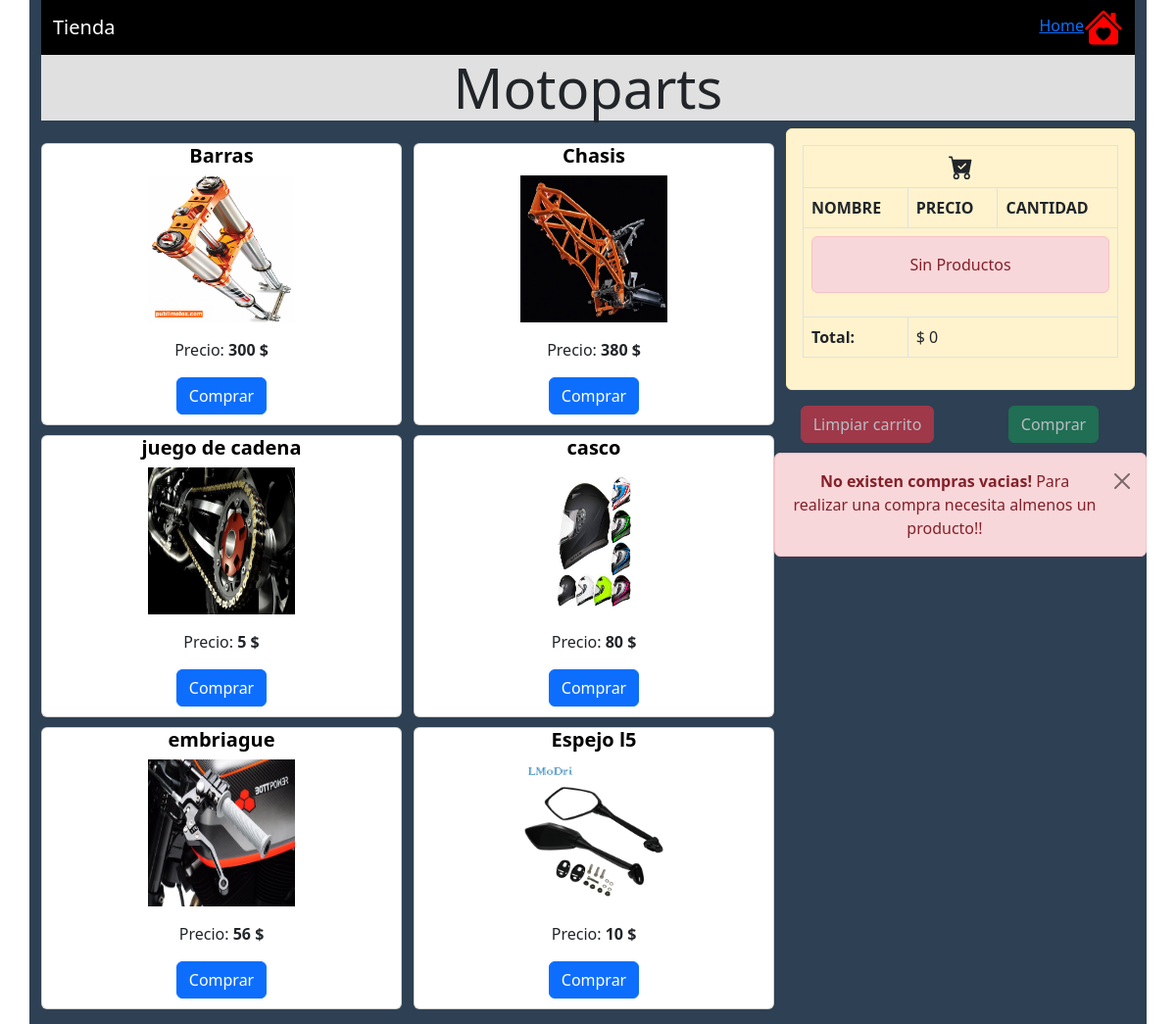
Page /carrito/ on the committed database.
### main/models.py (models this page shows, shortened)
class Repuesto(models.Model):
    nombre=models.CharField('nombre ',max_length=200, blank=False, null=False )
    categoria=models.CharField('categoria ',max_length=200, blank=False, null=False )
    descripcion=models.TextField('descripcion ',max_length=220, blank=False, null=False )
    imagen = models.ImageField(upload_to="ImgRepuestos", null=True)
    cantidad=models.IntegerField('stock disponible: ',blank=False, null=False)
    precio=models.IntegerField('precio $ ',blank=False, null=False)

### main/views.py (the view)
# urls.py: path('carrito/',tienda,name='Tienda'),
def tienda(request):
    repuestos = Repuesto.objects.all()
    return render(request,"tienda.html", {'repuestos':repuestos})

### main/context_processor.py (called while the page is built)
def total_carrito(request):
    total = 0
    if request.user.is_authenticated:
        if "carrito" in request.session.keys():
            for key, value in request.session["carrito"].items():
                total += int(value["acumulado"])
    return {"total_carrito": total}

### main/templates/tienda.html (shortened to what this page needs)
{% load static %}
{% block body %}
<!DOCTYPE html>
<html lang="es">
<head>
    <link href="https://cdn.jsdelivr.net/npm/bootstrap@5.2.0/dist/css/bootstrap.min.css" rel="stylesheet">
    <link rel="stylesheet" href="{% static 'css/estilo.css'%}">
</head>
<body >
    <div class="container">
        <nav class="navbar bg-black">
            <div class="container-fluid">
              <a class="navbar-brand " style="color:white;">Tienda</a>
              <a href="/">Home</a>
            </div>
        </nav>
        <center> <div class="col-12 align-self-left"><h3 class="display-4">Motoparts</h3></div></center>
        <div class="row">
            <div class="col-8">
                <div class="row" style="padding:10px 0;">
                    <div class="col-12">
                        <div class="row">
                            {% for Repuesto in repuestos %}
                            <div class="col-6">
                                <div class="card" style="height: 18rem; width: 23rem; margin: 5px 0px;">
                                    <center><h5 class="card-title" style="color: black;"><b>{{Repuesto.nombre}}</b></h5>
                                        <div class="card-image waves-effect waves-block waves-light">
                                        <p>{%if Repuesto.imagen %}
                                          <img class="activator" src="{{Repuesto.imagen.url}}" alt="..." style="height: 150px; width: 150px;">
                                          {% else %}
                                            <br><br><br><br>
                                        <center><img src="" alt="No disponemos de una imagen actualmente"></center>
                                            <br><br><br><br>
                                          {% endif %}</p>
                                        </div>
                                        <div >
                                        <p  class="card-text">Precio: <b>{{Repuesto.precio}} $</b></p>
                                        <a href="{% url "Add" Repuesto.id %}" class="btn btn-primary">Comprar</a>
                                    </div></center>
                                </div>
                            </div>
                            {% endfor %}
                        </div>
                    </div>
                </div>
            </div>
            <div class="col-4">
                {% include "carrito.html" %}
            </div>
        </div>
    </div>
</body>
</html>
{%endblock%}

### main/templates/carrito.html (shortened to what this page needs)
<div class="alert alert-warning" role="alert">
  <table class="table table-bordered">
    <thead>
      <tr>
        <th scope="row" colspan="3" class="text-center"></th>
      </tr>
      <tr>
        <th scope="col">NOMBRE</th>
        <th scope="col">PRECIO</th>
        <th scope="col">CANTIDAD</th>
      </tr>
    </thead>
    <tbody>
      {% if request.session.carrito.items %}
      {% for key, value in request.session.carrito.items %}
      <tr>
        <td>{{value.nombre}}</td>
        <td>{{value.acumulado}}</td>
        <td>{{value.cantidad}}
          <a href="{% url 'Add' value.producto_id %}" class="badge btn btn-dark badge-dark">+</a>
          <a href="{% url 'Sub' value.producto_id %}" class="badge btn btn-dark badge-dark">-</a>
        </td>
      </tr>
      {% endfor %}
      {% else %}
      <tr>
        <td colspan="3">
          <div class="alert alert-danger text-center"> Sin Productos </div>
        </td>
      </tr>
      {% endif %}
      <tr>
        <th scope="row">Total:</th>
        <td colspan="2">$ {{total_carrito}}</td>
      </tr>
    </tbody>
  </table>
</div>
<div class="row text-center">
  {% if request.session.carrito.items %}
  <div>
    <br>
    <h5>Para realizar la compra ingrese su correo</h5>
    <form action="/enviarCorreo/" method="post">
      {% csrf_token %}
      <input type="text" name="mail" placeholder="@gmail.com">
      <button type="submit" style="font-size: 16px;" class="btn btn-success">Comprar</button>
    </form>
    <br>
    <h5>Si no desea realizar la compra precione <b>limpiar carrito !!!!</b></h5>
    <center><div class="col-6"><a href="{% url 'CLS' %}" class="btn btn-danger">Limpiar carrito</a></div></center>
    </div>
  {% else %}
  <div class="col-6"><a href="{% url 'CLS' %}" class="btn btn-danger disabled">Limpiar carrito</a></div>
  <div class="col-6"><a href="#" class="btn btn-success disabled">Comprar</a></div>
  <br><br>
  <div class="alert alert-danger alert-dismissible fade show" role="alert">
    <strong>No existen compras vacias!</strong> Para realizar una compra necesita almenos un producto!!
    <button type="button" class="btn-close" data-bs-dismiss="alert" aria-label="Close"></button>
  </div>
  {% endif %}
</div>

### main/static/css/estilo.css (style rules this page uses)
body { font-family: "Segoe UI",'consolas'; }
.container { background-color: #2E4053; }
.display-4 { background: #E0E0E0; }

### rows in the picture
Repuesto: nombre "Barras", imagen (picture), precio "300"
Repuesto: nombre "Chasis", imagen (picture), precio "380"
Repuesto: nombre "juego de cadena", imagen (picture), precio "5"
Repuesto: nombre "casco", imagen (picture), precio "80"
Repuesto: nombre "embriague", imagen (picture), precio "56"
Repuesto: nombre "Espejo l5", imagen (picture), precio "10"

### other values in the picture
{{ total_carrito }} "0"
